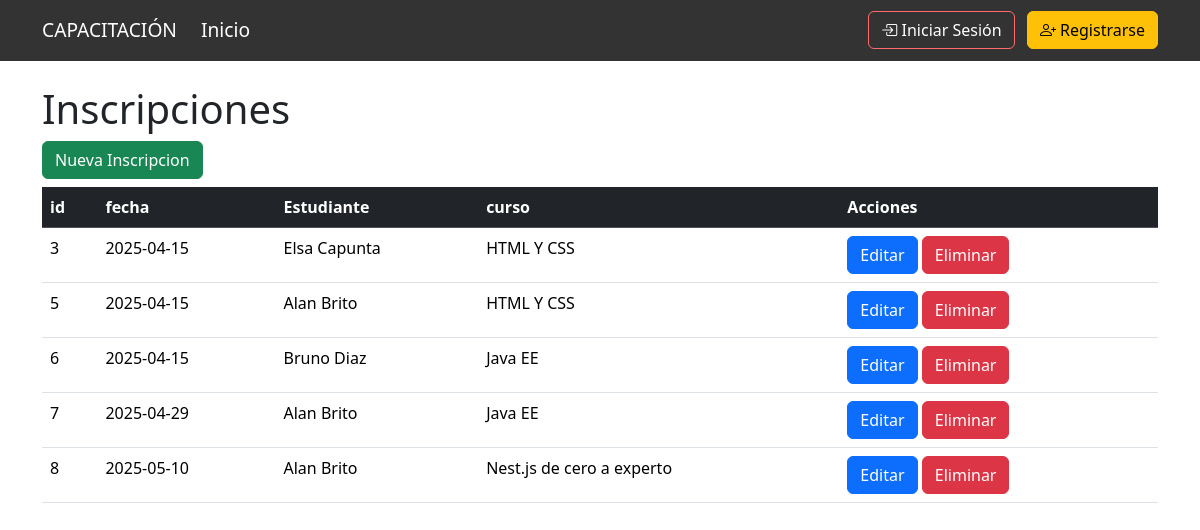
Page /inscripciones on the committed database.
### tables this page shows
CREATE TABLE inscripciones (
        id INTEGER PRIMARY KEY,
        fecha DATE NOT NULL,
        curso_id INTEGER NOT NULL,
        estudiante_id INTEGER NOT NULL,
        FOREIGN KEY (curso_id) REFERENCES cursos(id),
        FOREIGN KEY (estudiante_id) REFERENCES estudiantes(id)
    );

CREATE TABLE cursos (
        id INTEGER PRIMARY KEY,
        descripcion TEXT NOT NULL,
        horas INTEGER NOT NULL
    );

### app.py (the view)
@app.route("/inscripciones")
def inscripciones():
    conn = get_db_connection()
    inscripciones = conn.execute(
        """
        SELECT i.id,
        i.fecha,
        e.nombre || ' ' || e.apellidos as estudiante,
        c.descripcion as curso
        FROM inscripciones i
        JOIN estudiantes e ON i.estudiante_id = e.id
        JOIN cursos c ON i.curso_id = c.id
        """).fetchall()
    conn.close()
    return render_template('inscripciones.html',inscripciones=inscripciones)

### app.py (called while the page is built)
def get_db_connection():
    conn = sqlite3.connect('bd_instituto.db')
    conn.row_factory = sqlite3.Row
    return conn

### templates/inscripciones.html
{% extends "base.html" %}
{% block content %}
<h1>Inscripciones</h1>
<a href="{{ url_for('nueva_inscripcion') }}" class="btn btn-success mb-2"> Nueva Inscripcion</a>
    <table class="table table-stipped table-hover">
      <thead class="table-dark">
        <tr>
            <th>id</th>
            <th>fecha</th>
            <th>Estudiante</th>
            <th>curso</th>
            <th>Acciones</th>
        </tr>
      </thead>
      <tbody>
        {% for inscripcion in inscripciones %}
        <tr>
            <td>{{ inscripcion.id }}</td>
            <td>{{ inscripcion.fecha }}</td>
            <td>{{ inscripcion.estudiante }}</td>
            <td>{{ inscripcion.curso }}</td>
            <td>
              <a href="{{ url_for('editar_inscripcion', id=inscripcion.id) }}" class="btn btn-primary">Editar</a>
              <a href="{{ url_for('eliminar_inscripcion', id=inscripcion.id) }}" class="btn btn-danger" onclick="return confirm('Estas seguro de eliminar la inscripcion?')">Eliminar</a>
            </td>
        </tr>
        {% endfor %}
      </tbody>
    </table>
{% endblock %}

### rows in the picture
inscripciones: id "3", fecha "2025-04-15", estudiante "Elsa Capunta", curso "HTML Y CSS"
inscripciones: id "5", fecha "2025-04-15", estudiante "Alan Brito", curso "HTML Y CSS"
inscripciones: id "6", fecha "2025-04-15", estudiante "Bruno Diaz", curso "Java EE"
inscripciones: id "7", fecha "2025-04-29", estudiante "Alan Brito", curso "Java EE"
inscripciones: id "8", fecha "2025-05-10", estudiante "Alan Brito", curso "Nest.js de cero a experto"
